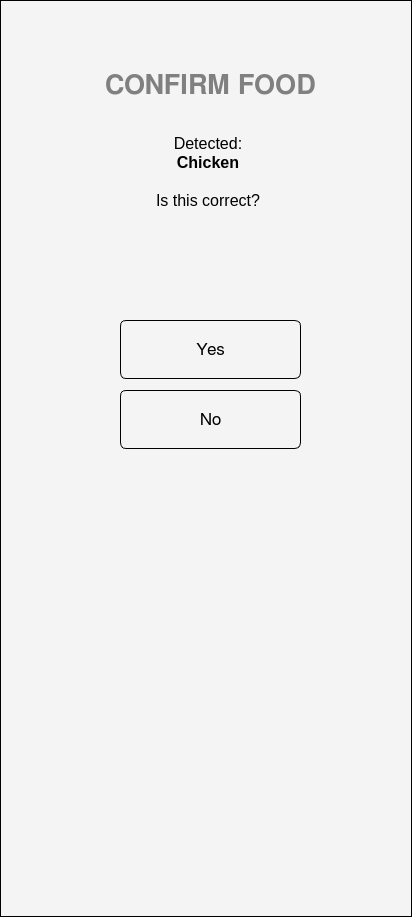
<?xml version="1.0" encoding="UTF-8"?>
<ui version="4.0">
 <class>Form</class>
 <widget class="QWidget" name="Form">
  <property name="geometry">
   <rect>
    <x>0</x>
    <y>0</y>
    <width>412</width>
    <height>917</height>
   </rect>
  </property>
  <property name="windowTitle">
   <string>Form</string>
  </property>
  <property name="styleSheet">
   <string notr="true">background-color: #f4f4f4; border: 1px solid #000000;</string>
  </property>
  <widget class="QTextBrowser" name="textBrowser">
   <property name="geometry">
    <rect>
     <x>80</x>
     <y>130</y>
     <width>256</width>
     <height>171</height>
    </rect>
   </property>
   <property name="styleSheet">
    <string notr="true">color: black; border: 0;</string>
   </property>
   <property name="html">
    <string>&lt;!DOCTYPE HTML PUBLIC &quot;-//W3C//DTD HTML 4.0//EN&quot; &quot;http://www.w3.org/TR/REC-html40/strict.dtd&quot;&gt;
&lt;html&gt;&lt;head&gt;&lt;meta name=&quot;qrichtext&quot; content=&quot;1&quot; /&gt;&lt;meta charset=&quot;utf-8&quot; /&gt;&lt;style type=&quot;text/css&quot;&gt;
p, li { white-space: pre-wrap; }
hr { height: 1px; border-width: 0; }
li.unchecked::marker { content: &quot;\2610&quot;; }
li.checked::marker { content: &quot;\2612&quot;; }
&lt;/style&gt;&lt;/head&gt;&lt;body style=&quot; font-family:'Noto Sans'; font-size:10pt; font-weight:400; font-style:normal;&quot;&gt;
&lt;p align=&quot;center&quot; style=&quot; margin-top:0px; margin-bottom:0px; margin-left:0px; margin-right:0px; -qt-block-indent:0; text-indent:0px;&quot;&gt;&lt;span style=&quot; font-family:'FreeSans'; font-size:12pt;&quot;&gt;Detected:&lt;/span&gt;&lt;/p&gt;
&lt;p align=&quot;center&quot; style=&quot; margin-top:0px; margin-bottom:0px; margin-left:0px; margin-right:0px; -qt-block-indent:0; text-indent:0px;&quot;&gt;&lt;span style=&quot; font-family:'FreeSans'; font-size:12pt; font-weight:700;&quot;&gt;Chicken&lt;/span&gt;&lt;/p&gt;
&lt;p align=&quot;center&quot; style=&quot;-qt-paragraph-type:empty; margin-top:0px; margin-bottom:0px; margin-left:0px; margin-right:0px; -qt-block-indent:0; text-indent:0px; font-family:'FreeSans'; font-size:12pt; font-weight:700;&quot;&gt;&lt;br /&gt;&lt;/p&gt;
&lt;p align=&quot;center&quot; style=&quot; margin-top:0px; margin-bottom:0px; margin-left:0px; margin-right:0px; -qt-block-indent:0; text-indent:0px;&quot;&gt;&lt;span style=&quot; font-family:'FreeSans'; font-size:12pt;&quot;&gt;Is this correct?&lt;/span&gt;&lt;/p&gt;&lt;/body&gt;&lt;/html&gt;</string>
   </property>
  </widget>
  <widget class="QLabel" name="label">
   <property name="geometry">
    <rect>
     <x>50</x>
     <y>50</y>
     <width>321</width>
     <height>71</height>
    </rect>
   </property>
   <property name="sizePolicy">
    <sizepolicy hsizetype="Preferred" vsizetype="Preferred">
     <horstretch>0</horstretch>
     <verstretch>0</verstretch>
    </sizepolicy>
   </property>
   <property name="font">
    <font>
     <family>FreeSans</family>
     <pointsize>20</pointsize>
     <bold>true</bold>
    </font>
   </property>
   <property name="styleSheet">
    <string notr="true">color: gray; border: none;</string>
   </property>
   <property name="frameShape">
    <enum>QFrame::Shape::NoFrame</enum>
   </property>
   <property name="frameShadow">
    <enum>QFrame::Shadow::Raised</enum>
   </property>
   <property name="text">
    <string>CONFIRM FOOD</string>
   </property>
   <property name="alignment">
    <set>Qt::AlignmentFlag::AlignCenter</set>
   </property>
   <property name="wordWrap">
    <bool>true</bool>
   </property>
  </widget>
  <widget class="QPushButton" name="pushButton_9">
   <property name="geometry">
    <rect>
     <x>120</x>
     <y>320</y>
     <width>181</width>
     <height>59</height>
    </rect>
   </property>
   <property name="font">
    <font>
     <family>FreeSans</family>
     <pointsize>13</pointsize>
     <bold>false</bold>
    </font>
   </property>
   <property name="styleSheet">
    <string notr="true">color: ffffff;background-color: #00000000;
border-radius: 6px;
    padding: 5px;</string>
   </property>
   <property name="text">
    <string>Yes</string>
   </property>
  </widget>
  <widget class="QPushButton" name="pushButton_10">
   <property name="geometry">
    <rect>
     <x>120</x>
     <y>390</y>
     <width>181</width>
     <height>59</height>
    </rect>
   </property>
   <property name="font">
    <font>
     <family>FreeSans</family>
     <pointsize>13</pointsize>
     <bold>false</bold>
    </font>
   </property>
   <property name="styleSheet">
    <string notr="true">color: ffffff;background-color: #00000000;
border-radius: 6px;
    padding: 5px;</string>
   </property>
   <property name="text">
    <string>No</string>
   </property>
  </widget>
 </widget>
 <resources/>
 <connections/>
</ui>
